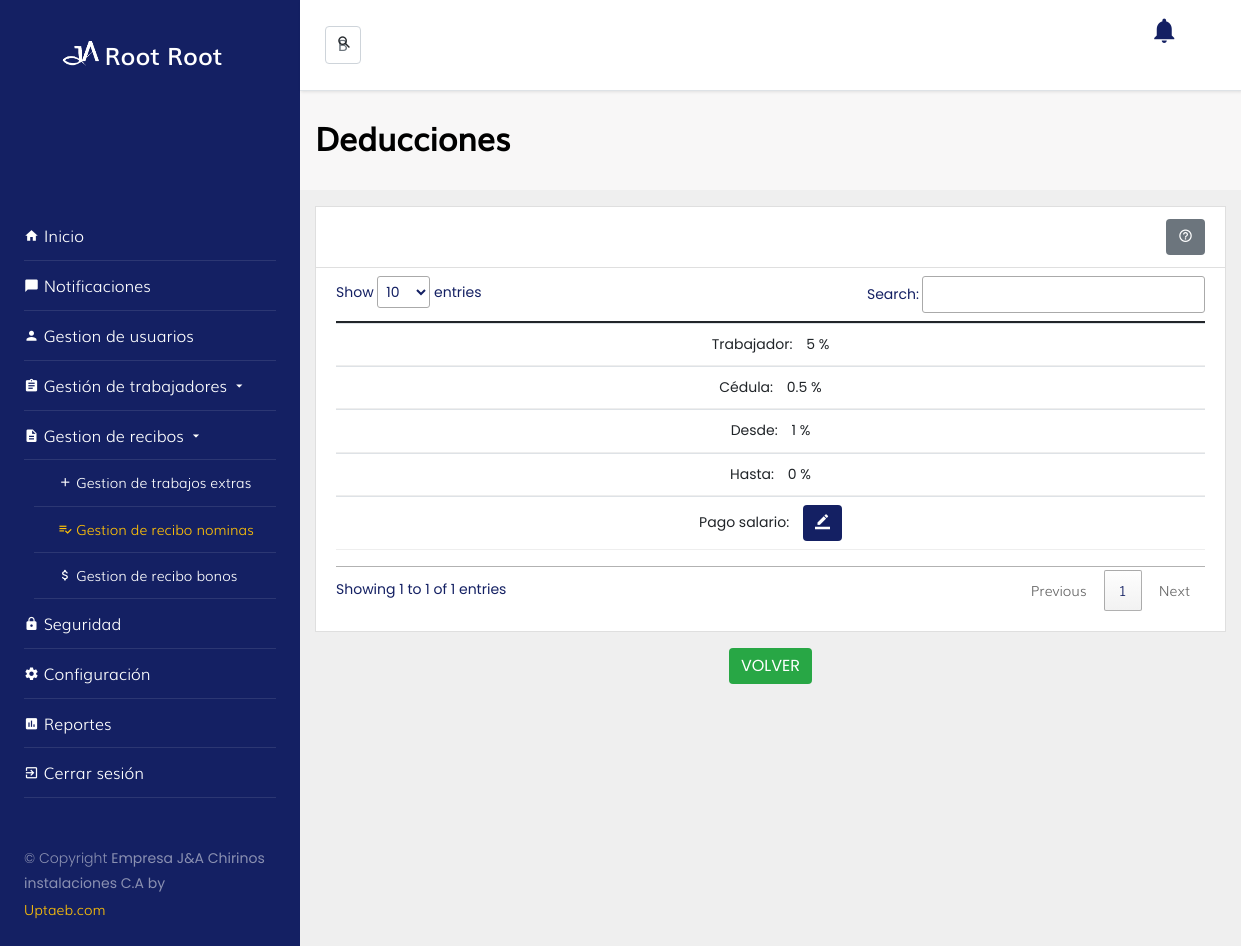
Page /?url=deducciones (signed in) on the committed database.
### tables this page shows
CREATE TABLE `deducciones` (
  `id_deducciones` int(11) NOT NULL,
  `ivss` varchar(10) DEFAULT NULL,
  `rpe` varchar(10) DEFAULT NULL,
  `faov` varchar(10) DEFAULT NULL,
  `inces` varchar(10) DEFAULT NULL
);

### content/controllers/deduccionesController.php (called while the page is built, shortened)
<?php
$deducciones = new Deducciones();
$views = _VIEWS_.$url."/".$url.".php";
$consultarDeducciones = $deducciones -> consultar();
require_once $views;
?>

### index.php (called while the page is built, shortened)
<?php
    $IndexSystem = new frontController($_REQUEST);
?>

### content/models/deducciones.php (called while the page is built, shortened)
<?php
  class Deducciones extends Conexion {
      public function consultar(){
           $strSql = 'SELECT * FROM deducciones ORDER BY id_deducciones desc ';
            try {
              $strExec = Conexion::prepare($strSql);
              $strExec->execute();
              $respuestaArreglo = $strExec->fetchAll(PDO::FETCH_ASSOC);
              return $respuestaArreglo;
            } catch (PDOException $e) {
              $errorReturn += ['info' => "error sql:{$e}"];
              return $errorReturn;
            }
      }
    }
?>

### content/views/deducciones/deducciones.php (shortened to what this page needs)
<!doctype html>
  <html lang="en">
  <head>
  </head>
  <body class="bg-grey">
  <div class="d-flex">
    <div class="w-100">
      <section class="py-3" style="background-color: #F8F7F7;">
          <div class="container">
            <div class="row">
              <div class="col-lg-12 d-flex">
                <h2 class="font-weight-bold w-100 align-self-center" style="width: 100%;">Deducciones</h2>
              </div>
            </div>
          </div>
        </section>
        <section class="bg-grey" >
          <div class="container">
            <div class="row">
              <div class="col-lg-12 my-3">
                <div class="card rounded-0">
                  <div class="card-header bg-light">
                          <div class="row">
                              <div class="col-lg-8">
                              </div>
                              <div class="col-lg-4">
                                    <div class="float-right">
                                     <button type="button" class="btn btn-secondary pull-right" data-bs-toggle="modal" data-bs-target="#ayuda" data-whatever="@mdo"><i class="icon-help_outline" style="font-size: 15px"></i></button>
                                    </div>
                              </div>
                          </div>
                  </div>
                  <div class="card-body pt-2">
                      <table class="table table-hover" id="tableID">
                              <thead>
                              </thead>
                              <tbody>
                               <?php $n=1; foreach ($consultarDeducciones as $datos) { ?>
                                <tr align="center">
                                  <td><?php echo $datos['ivss'] . ' %'; ?></td>
                                  <td><?php echo $datos['rpe'] . ' %'; ?></td>
                                  <td><?php echo $datos['faov'] . ' %'; ?></td>
                                  <td><?php echo $datos['inces'] . ' %'; ?></td>
                                  <td>
                                    <button type="button" class="btn btn-primary pull-right" data-bs-toggle="modal" data-bs-target="#modificar<?php echo $n;?>" data-whatever="@mdo" data-toggle="tooltip" data-placement="top"><i class="icon-border_color" style="font-size: 15px"></i></button>
                                  </td>
                                </tr>
                              <?php } ?>
                            </tbody>
                            </table>
                  </div>
                </div>
              </div>
            </div>
              <center> <input type="button" onClick="document.location.href='?url=nomina'" value="VOLVER" class="btn btn-success darken-3 btn-small"></center>
          </div>
        </section>
        </div>
    </div>
</body>
</html>

### assets/css/style.css (style rules this page uses)
:root { --primary: #142063; --secundary: #0a1138; --terc: #1f3ce4; --light: #ffffff; --grey: #efefef; }
html { height: 100%; }
body { min-height: 100%; }
body { overflow: auto!important; font-weight: 300; color: var(--primary); }
.bg-light { background-color: var(--light)!important; }
.btn { border: 0; }
.btn-primary { background-color: var(--primary)!important; }
.bg-grey { background-color: var(--grey)!important; }
.font-weight-bold { font-weight: bold; font-family: 'Muli1'; }

### content/views/deducciones/deducciones.php (style rules this page uses)
@media only screen 
    and (max-width: 760px), (min-device-width: 768px) 
    and (max-device-width: 1024px) { table, thead, tbody, th, td, tr { display: block; } }
@media only screen 
    and (max-width: 760px), (min-device-width: 768px) 
    and (max-device-width: 1024px) { tr { margin: 0 0 1rem 0; } }
@media only screen 
    and (max-width: 760px), (min-device-width: 768px) 
    and (max-device-width: 1024px) { tr:nth-child(odd) { background: #ccc; } }
@media only screen 
    and (max-width: 760px), (min-device-width: 768px) 
    and (max-device-width: 1024px) { td { border: none; border-bottom: 1px solid #eee; position: relative; padding-left: 50%; } }
@media only screen 
    and (max-width: 760px), (min-device-width: 768px) 
    and (max-device-width: 1024px) { td:before { position: right; top: 0; left: 6px; width: 45%; padding-right: 10px; white-space: nowrap; } }
@media only screen 
    and (max-width: 760px), (min-device-width: 768px) 
    and (max-device-width: 1024px) { td:nth-of-type(1):before { content: "Trabajador: "; } }
@media only screen 
    and (max-width: 760px), (min-device-width: 768px) 
    and (max-device-width: 1024px) { td:nth-of-type(2):before { content: "Cédula: "; } }
@media only screen 
    and (max-width: 760px), (min-device-width: 768px) 
    and (max-device-width: 1024px) { td:nth-of-type(3):before { content: "Desde: "; } }
@media only screen 
    and (max-width: 760px), (min-device-width: 768px) 
    and (max-device-width: 1024px) { td:nth-of-type(4):before { content: "Hasta: "; } }
@media only screen 
    and (max-width: 760px), (min-device-width: 768px) 
    and (max-device-width: 1024px) { td:nth-of-type(5):before { content: "Pago salario: "; } }

### rows in the picture
deducciones: ivss "5", rpe "0.5", faov "1", inces "0"

### other values in the picture
$_SESSION['nombre'] "Root"
$_SESSION['apellido'] "Root"
